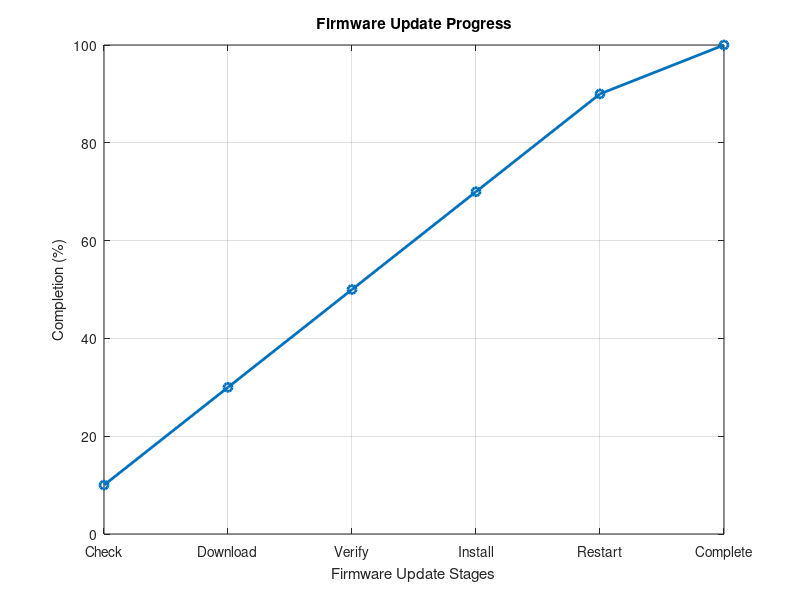
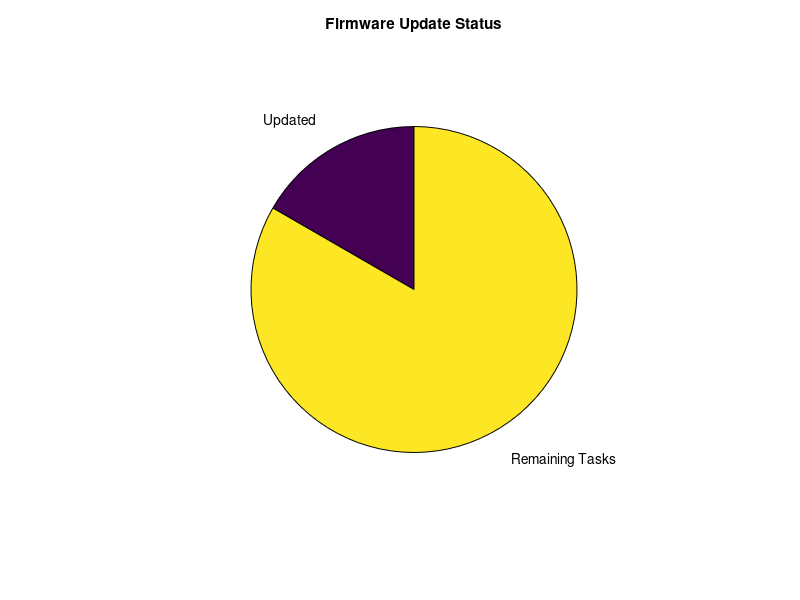

Reproduce these figures in MATLAB, in order.
clc;
clear;
close all;
CurrentVersion = 1.2;
LatestVersion = 1.5;
fprintf('Current Firmware Version : %.1f\n',CurrentVersion);
fprintf('Latest Firmware Version  : %.1f\n',LatestVersion);
if LatestVersion > CurrentVersion
    disp('New Firmware Available');
    disp('Checking Update...');
    pause(1);
    disp('Downloading Firmware...');
    pause(2);
    DownloadStatus = 1;
    ChecksumServer = 54893;
    ChecksumDownloaded = 54893;
    if DownloadStatus && ChecksumServer == ChecksumDownloaded
        disp('Firmware Integrity Verified');
        pause(1);
        disp('Installing Firmware...');
        pause(2);
        CurrentVersion = LatestVersion;
        disp('Restarting IoT Device...');
        pause(2);
        disp('Firmware Update Successful');
    else
        disp('Firmware Verification Failed');
    end
else
    disp('Device Already Updated');
end
fprintf('Current Firmware Version : %.1f\n',CurrentVersion);
Stages = {'Check','Download','Verify','Install','Restart','Complete'};
Progress = [10 30 50 70 90 100];
figure;
plot(Progress,'-o','LineWidth',2);
grid on;
set(gca,'XTick',1:6,'XTickLabel',Stages);
xlabel('Firmware Update Stages');
ylabel('Completion (%)');
title('Firmware Update Progress');
figure;
pie([1 5],{'Updated','Remaining Tasks'});
title('Firmware Update Status');
